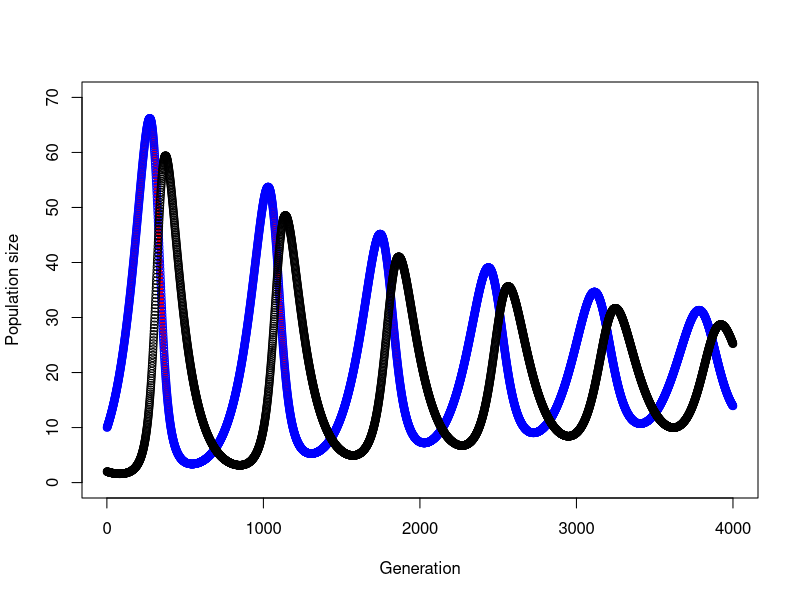

The R script that drew this image:
#Multispecies Logistic Population Growth Simulations

#Set number of generations to plot
PlotGen <-4000

###Set parameters for Competitors 1 and 2 and Predator###

# set initial population sizes
CompA0 <- 10
CompB0 <- 10
Pred0 <- 2

#Set r
rA <- .01
rB <- .01

#Set K
KA <- 500
KB <- 500

#Set competition coefficients
alpha <- 0.9   #effect of B on A
beta <- 0.9    #effect of A on B

#Set predator-prey parameters
PredEff <- 0.001   #parameter "a" in the Lotka-Volterra predator-prey model
PredConv <- 0.5  #parameter "f" in the Lotka-Volterra predator-prey model
PredStarve <- 0.01  #parameter "q" in the Lotka-Volterra predator-prey model
PredPref <- 0.5   #predator's preference: from 0 (eats only A) to 0.5 (eats A, B equally) to 1 (eats only B)

###Run simulation###

# initialize vector to hold results 
CompAPopSize <- CompA0 
CompBPopSize <- CompB0
PredPopSize <- Pred0

# create variable to hold the current population size
CompAPopNow <- CompA0 
CompBPopNow <- CompB0
PredPopNow <- Pred0

# calculate a pair of predation preference adjustments based on PredPref
PredPrefA <- 1 - PredPref
PredPrefB <- PredPref

# calculate population sizes and append to popsize
for(i in 1:PlotGen) { 
	  # implement competition for Competitor A
        CompAPopNow <- CompAPopNow + CompAPopNow*rA*(1-CompAPopNow/KA - alpha*CompBPopNow/KA)    #discrete logistic
        if (CompAPopNow < 0) {CompAPopNow <- 0}

	  # implement predation losses for Competitor A
  	  PredEatsA <- PredPrefA*PredEff*CompAPopNow*PredPopNow
	  CompAPopNow <- CompAPopNow - PredEatsA
        if (CompAPopNow < 0) {CompAPopNow <- 0}

	  # implement competition for Competitor B
        CompBPopNow <- CompBPopNow + CompBPopNow*rB*(1-CompBPopNow/KB - beta*CompAPopNow/KB)    #discrete logistic
        if (CompBPopNow < 0) {CompBPopNow <- 0}

	  # implement predation losses for Competitor B
  	  PredEatsB <- PredPrefB*PredEff*CompBPopNow*PredPopNow
	  CompBPopNow <- CompBPopNow - PredEatsB
        if (CompBPopNow < 0) {CompBPopNow <- 0}

	  # implement predator population growth
	  PredPopNow <-PredPopNow + PredConv*(PredEatsA + PredEatsB) - PredStarve*PredPopNow
	  if (PredPopNow < 0) {PredPopNow <- 0}

        CompAPopSize <- c(CompAPopSize,CompAPopNow)                #add results to vectors
        CompBPopSize <- c(CompBPopSize,CompBPopNow)                
	  PredPopSize <- c(PredPopSize,PredPopNow)
}

###Plot results###
#find maximum value for y axis
maxes <- c(max(CompAPopSize), max(CompBPopSize), max(PredPopSize))
ymax <-max(maxes)
YAxisLength <- max(pretty(ymax*1.05))

tvals <- 1:PlotGen #create a vector of time values equal to length of results vector

#par(yaxp=c(0, YAxisLength, 5))
plot(tvals[1:PlotGen], CompAPopSize[1:PlotGen],type="o",col="red", 
xlab="Generation",ylab="Population size",pch=16,cex=.75, ylim=c(0, YAxisLength))
points(tvals[1:PlotGen], CompBPopSize[1:PlotGen], col="blue")
points(tvals[1:PlotGen], PredPopSize[1:PlotGen], col= "black")


